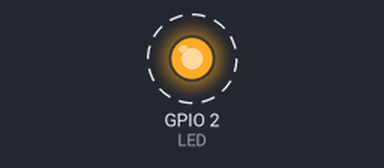
A program run on a simulated ESP32. Shown: output pins drawn as LEDs (lit = HIGH). Dashed ring = blinking. What the program prints to the serial monitor is not drawn.

Above: at 0.1 s.
Timing chart, 0 to 3.0 s (numbered marks = the images above):
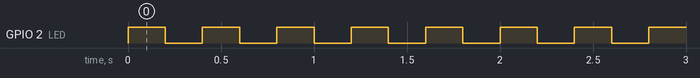

The program:

main.cpp
```cpp
/*
Exemplo para deletar uma task no FreeRTOS
*/

/*Biblioteca do Arduino*/
#include <Arduino.h>

/*Bibliotecas FreeRTOS*/
#include "freertos/FreeRTOS.h"
#include "freertos/task.h"

/*mapeamento de pinos*/
#define LED 2

/*Variáveis para armazenamento do handle das tasks*/
TaskHandle_t task1Handle = NULL;
TaskHandle_t task2Handle = NULL;

/*protótipos das Tasks*/
void vTask1(void *pvParameters);
void vTask2(void *pvParameters);

void setup() {
  Serial.begin(9600);

  xTaskCreate(vTask1,"TASK1",configMINIMAL_STACK_SIZE,NULL,1,&task1Handle);
  xTaskCreate(vTask2,"TASK2",configMINIMAL_STACK_SIZE+1024,NULL,2,&task2Handle);
}

void loop() {
  vTaskDelay(1000);
}

void vTask1(void *pvParameters)
{
  pinMode(LED,OUTPUT);

  while (1)
  {
    digitalWrite(LED,!digitalRead(LED));
    vTaskDelay(pdMS_TO_TICKS(200));
  }
}

void vTask2(void *pvParameters)
{
  int cont = 0;
  while (1)
  {
    Serial.println("Task 2: " + String(cont++));

    if(cont >=10)
    {
      if(task1Handle != NULL)
      {
        Serial.println("Deletando Task 1");
        vTaskDelete(task1Handle);
        digitalWrite(LED,LOW);
        task1Handle = NULL;
      }
    }

    if(cont >=15)
    {
      if(task2Handle != NULL)
      {
        Serial.println("Deletando Task 2");
        vTaskDelete(NULL);
      }
    }

    vTaskDelay(pdMS_TO_TICKS(1000));
  }
}
```

Measured:
- by itself, GPIO 2 (LED): alternates HIGH for 0.20 s and LOW for 0.20 s, 46 changes in all, then stays LOW
